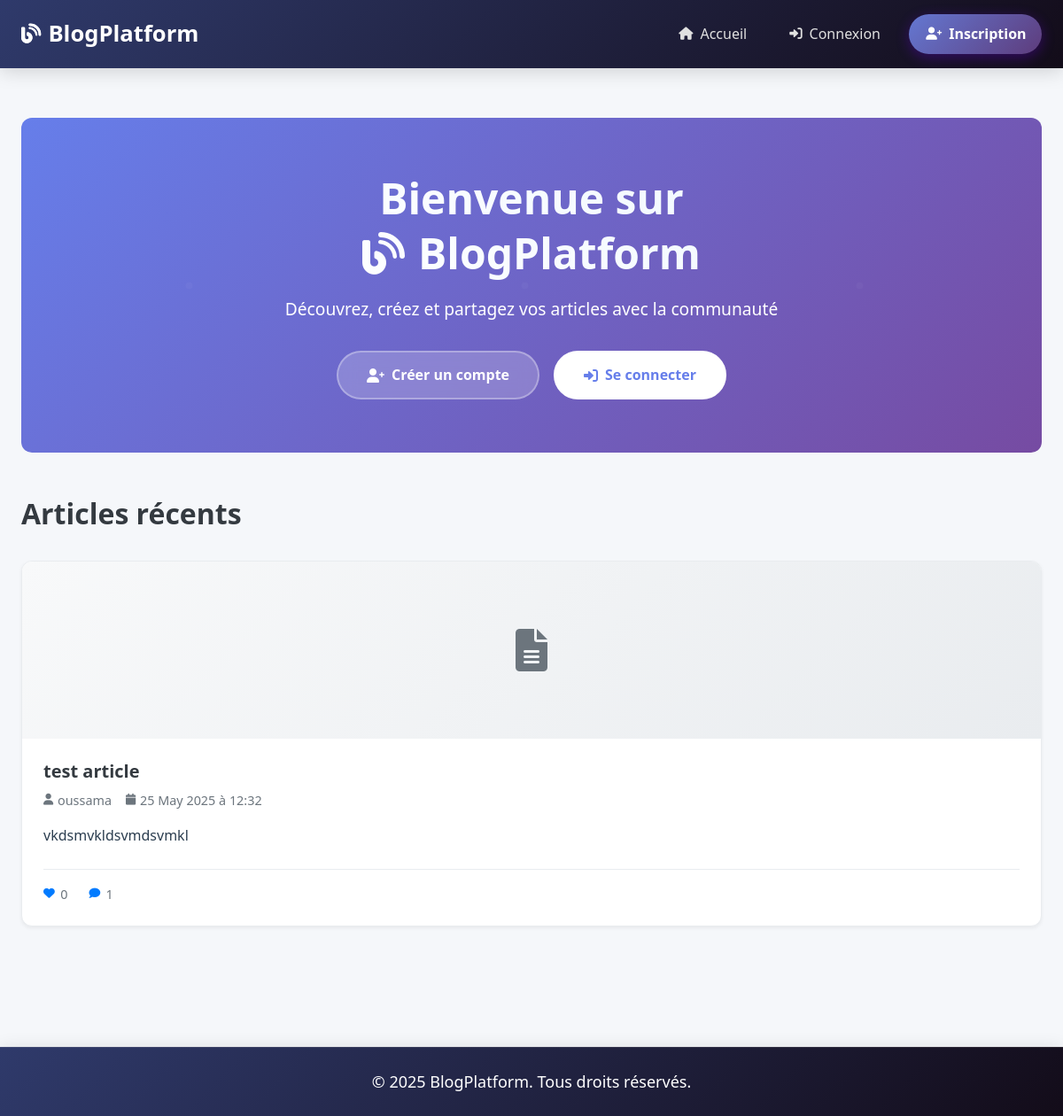
/, run on an earlier commit of the app's database.
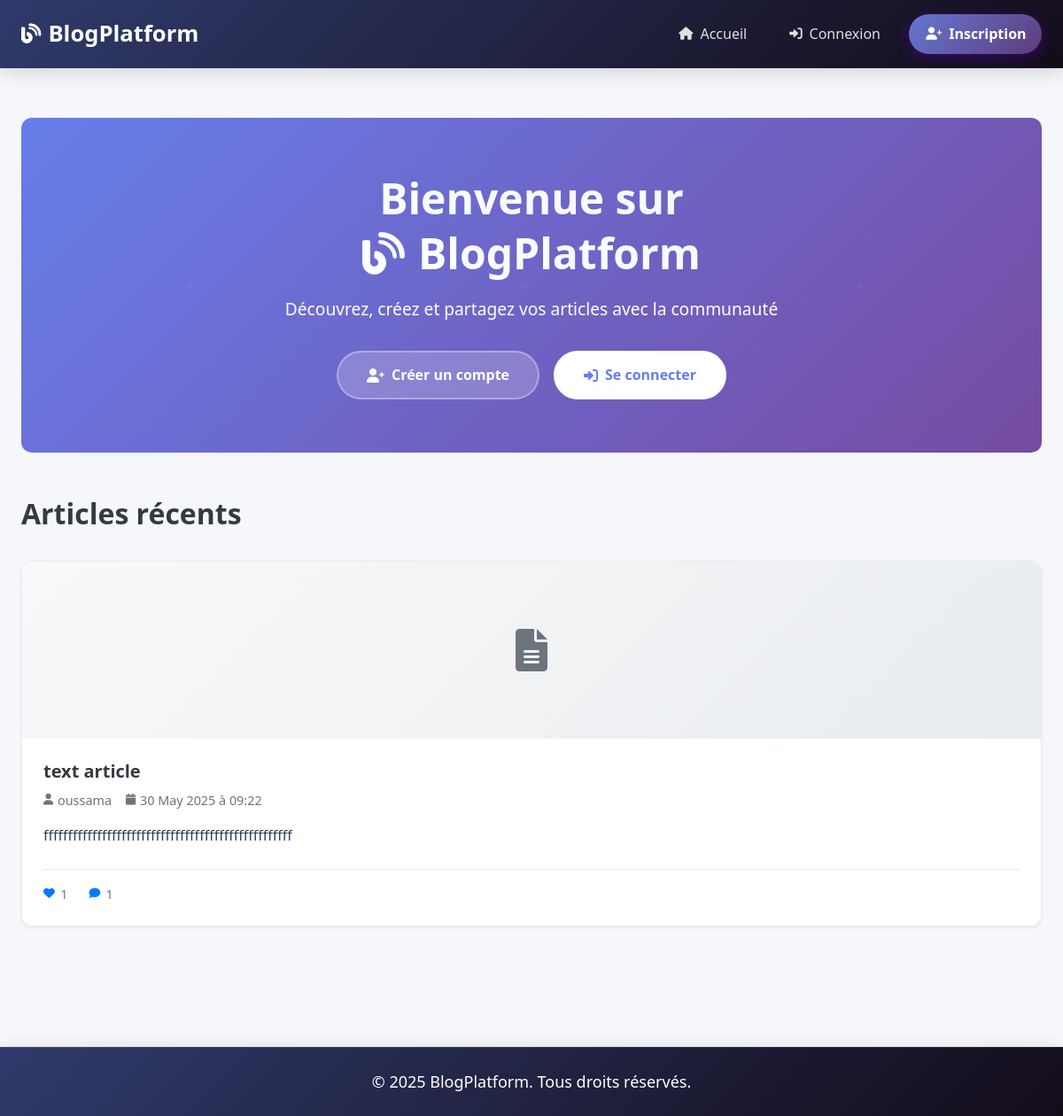
And on a later commit of the database.
### tables this page shows
CREATE TABLE articles (
                id INTEGER PRIMARY KEY AUTOINCREMENT,
                title TEXT NOT NULL,
                content TEXT NOT NULL,
                image_url TEXT,
                author_id INTEGER NOT NULL,
                created_at TIMESTAMP DEFAULT CURRENT_TIMESTAMP,
                updated_at TIMESTAMP DEFAULT CURRENT_TIMESTAMP,
                FOREIGN KEY (author_id) REFERENCES users (id)
            );

CREATE TABLE users (
                id INTEGER PRIMARY KEY AUTOINCREMENT,
                username TEXT UNIQUE NOT NULL,
                email TEXT UNIQUE NOT NULL,
                password_hash TEXT NOT NULL,
                created_at TIMESTAMP DEFAULT CURRENT_TIMESTAMP
            );

### main.py (the view)
@app.route("/")
def home():
    user = get_current_user()
    articles = db.get_all_articles()
    return render_template(
        "index.html",
        title="Accueil - Blog Platform",
        user=user,
        articles=articles
    )

### database.py (called while the page is built)
    def get_connection(self):
        conn = sqlite3.connect(self.db_path)
        conn.row_factory = sqlite3.Row
        return conn

    def get_all_articles(self, limit=50):
        conn = self.get_connection()
        cursor = conn.cursor()
        cursor.execute('''
            SELECT a.*, u.username as author_name,
                   (SELECT COUNT(*) FROM likes WHERE article_id = a.id) as likes_count,
                   (SELECT COUNT(*) FROM comments WHERE article_id = a.id) as comments_count
            FROM articles a
            JOIN users u ON a.author_id = u.id
            ORDER BY a.created_at DESC
            LIMIT ?
        ''', (limit,))
        articles = cursor.fetchall()
        conn.close()
        return [dict(article) for article in articles]

### main.py (called while the page is built)
@app.template_filter('format_date')
def format_date_filter(date_value):
    if isinstance(date_value, str):
        try:
            date_value = datetime.fromisoformat(date_value.replace('Z', '+00:00'))
        except ValueError:
            try:
                date_value = datetime.strptime(date_value, '%Y-%m-%d %H:%M:%S')
            except ValueError:
                return date_value  # Retourner tel quel si impossible à analyser
    if isinstance(date_value, datetime):
        return date_value.strftime('%d %B %Y à %H:%M')
    return str(date_value)  # Solution de secours vers représentation string

@app.template_filter('truncate')
def truncate_filter(text, length=100):
    if not text:
        return ""
    text = str(text)
    if len(text) <= length:
        return text
    return text[:length].rstrip() + "..."

def get_current_user():
    sid = request.cookies.get("session_id")
    return session_mgr.get_user(sid) if sid else None

### templates/index.html (shortened to what this page needs)
{% extends "base.html" %}
{% block styles %}
    <link rel="stylesheet" href="{{ url_for('static', filename='css/index.css') }}">
{% endblock %}
{% block content %}
<section class="hero-section">
    <div class="hero-content">
        <h1 class="hero-title"></i>Bienvenue sur
            <p><i class="fas fa-blog" style="margin-right: 15px;"></i>BlogPlatform</p>
        </h1>
        <p class="hero-subtitle">
            Découvrez, créez et partagez vos articles avec la communauté
        </p>
        {% if not user %}
        <div class="hero-actions">
            <a href="/register" class="hero-btn hero-btn-primary">
                <i class="fas fa-user-plus"></i> Créer un compte
            </a>
            <a href="/login" class="hero-btn hero-btn-secondary">
                <i class="fas fa-sign-in-alt"></i> Se connecter
            </a>
        </div>
        {% endif %}
    </div>
</section>
<section>
    <div class="articles-header">
        <h2 class="articles-title">Articles récents</h2>
    </div>
    {% if articles %}
    <div class="articles-grid">
        {% for a in articles %}
        <article class="article-card">
            <a href="/article/{{ a.id }}" class="article-link">
                {% if a.image_filename %}
                <img src="/static/{{ a.image_filename }}" alt="{{ a.title }}" class="article-image">
                {% else %}
                <div class="article-placeholder">
                    <i class="fas fa-file-alt"></i>
                </div>
                {% endif %}
                <div class="article-content">
                    <h3 class="article-title">{{ a.title }}</h3>
                    <div class="article-meta">
                        <div class="article-meta-item">
                            <i class="fas fa-user"></i>
                            <span>{{ a.author_name }}</span>
                        </div>
                        <div class="article-meta-item">
                            <i class="fas fa-calendar"></i>
                            <span>{{ a.created_at | format_date }}</span>
                        </div>
                    </div>
                    <p class="article-description">
                        {% if a.description %}
                        {{ a.description | truncate(150) }}
                        {% else %}
                        {{ a.content | truncate(150) }}
                        {% endif %}
                    </p>
                    <div class="article-stats">
                        <div class="article-stat">
                            <i class="fas fa-heart"></i>
                            <span>{{ a.likes_count }}</span>
                        </div>
                        <div class="article-stat">
                            <i class="fas fa-comment"></i>
                            <span>{{ a.comments_count }}</span>
                        </div>
                    </div>
                </div>
            </a>
        </article>
        {% endfor %}
    </div>
    {% endif %}
</section>
{% endblock %}

### templates/base.html (shortened to what this page needs)
<!DOCTYPE html>
<html lang="fr">
<head>
    <link rel="stylesheet" href="https://cdnjs.cloudflare.com/ajax/libs/font-awesome/6.0.0/css/all.min.css">
    <link rel="stylesheet" href="{{ url_for('static', filename='css/base.css') }}">
    <link rel="stylesheet" href="{{ url_for('static', filename='css/partials/navbar.css') }}">
    <link rel="stylesheet" href="{{ url_for('static', filename='css/partials/footer.css') }}">
    {% block styles %}{% endblock %}
</head>
<body>
    {% include "partials/navbar.html" %}
    <main class="main-content">
        {% block content %}{% endblock %}
    </main>
    {% include "partials/footer.html" %}
</body>
</html>

### templates/partials/navbar.html (shortened to what this page needs)
<header class="header">
    <nav class="navbar">
        <a href="/" class="logo">
            <i class="fas fa-blog"></i>BlogPlatform
        </a>
        <div class="nav-menu" id="navMenu">
            <a href="/" class="nav-link">
                <i class="fas fa-home"></i>Accueil
            </a>
            {% if user %}
            <a href="/create-article" class="nav-link">
                <i class="fas fa-plus"></i>Créer
            </a>
            <div class="nav-dropdown" id="userDropdown">
                <button class="nav-dropdown-btn">
                    <i class="fas fa-user-circle"></i>{{ user.username }}
                    <i class="fas fa-chevron-down"></i>
                </button>
                <div class="nav-dropdown-content">
                    <a href="/my-articles">
                        <i class="fas fa-newspaper"></i>Mes articles
                    </a>
                    <a href="/liked-articles">
                        <i class="fas fa-heart"></i>Articles aimés
                    </a>
                    <a href="/saved-articles">
                        <i class="fas fa-bookmark"></i>Sauvegardés
                    </a>
                    <hr>
                    <a href="/logout" class="logout-link">
                        <i class="fas fa-sign-out-alt"></i>Déconnexion
                    </a>
                </div>
            </div>
            {% else %}
            <a href="/login" class="nav-link">
                <i class="fas fa-sign-in-alt"></i>Connexion
            </a>
            <a href="/register" class="nav-link btn-primary">
                <i class="fas fa-user-plus"></i>Inscription
            </a>
            {% endif %}
        </div>
    </nav>
</header>

### templates/partials/footer.html
<footer class="footer">
    <p>&copy; 2025 BlogPlatform. Tous droits réservés.</p>
</footer>

### static/css/base.css (style rules this page uses)
:root { --primary-color: #007bff; --primary-dark: #0056b3; --primary-light: #66b3ff; --secondary-color: #6c757d; --success-color: #28a745; --danger-color: #dc3545; --warning-color: #ffc107; --info-color: #17a2b8; --light-color: #f8f9fa; --dark-color: #343a40; --background-color: #f5f7fa; --card-background: #ffffff; --text-color: #2c3e50; --text-muted: #6c757d; --border-color: #e9ecef; --shadow-sm: 0 2px 4px rgba(0, 0, 0, 0.06); --shadow-md: 0 4px 12px rgba(0, 0, 0, 0.1); --shadow-lg: 0 10px 25px rgba(0, 0, 0, 0.15); --border-radius: 8px; --border-radius-lg: 12px; --transition: all 0.3s cubic-bezier(0.4, 0, 0.2, 1); }
*, *::before, *::after { box-sizing: border-box; margin: 0; padding: 0; }
html { font-size: 16px; scroll-behavior: smooth; }
body { font-family: 'Segoe UI', Tahoma, Geneva, Verdana, sans-serif; background: var(--background-color); color: var(--text-color); line-height: 1.6; -webkit-font-smoothing: antialiased; -moz-osx-font-smoothing: grayscale; }
h1, h2, h3, h4, h5, h6 { font-weight: 600; line-height: 1.3; margin-bottom: 0.8rem; color: var(--dark-color); }
h1 { font-size: clamp(2rem, 5vw, 2.5rem); }
h2 { font-size: clamp(1.5rem, 4vw, 2rem); }
h3 { font-size: clamp(1.25rem, 3vw, 1.5rem); }
p { margin-bottom: 1rem; color: var(--text-color); }
a { color: var(--primary-color); text-decoration: none; transition: var(--transition); }
.main-content { max-width: 1200px; margin: 2rem auto; padding: clamp(0.5rem, 2vw, 1.5rem); min-height: calc(100vh - 200px); }
.btn-primary { background: linear-gradient(135deg, #667eea 0%, #764ba2 100%); color: white; box-shadow: var(--shadow-md); }
.footer { background: linear-gradient(135deg, #1a1a1a 0%, #2d2d2d 100%); color: #aaa; text-align: center; padding: 2rem 0; margin-top: 4rem; border-top: 1px solid rgba(255, 255, 255, 0.1); }
.footer p { margin: 0; font-size: 0.9rem; }

### static/css/partials/navbar.css (style rules this page uses)
.header { background: linear-gradient(135deg, #2f3a6b 0%, #130c19 100%); box-shadow: 0 4px 20px rgba(0, 0, 0, 0.15); position: sticky; top: 0; z-index: 1000; backdrop-filter: blur(10px); }
.navbar { display: flex; align-items: center; justify-content: space-between; max-width: 1200px; margin: 0 auto; padding: clamp(0.8rem, 2vw, 1rem) clamp(1rem, 2vw, 1.5rem); }
.logo { color: #fff; text-decoration: none; font-size: clamp(1.4rem, 3vw, 1.6rem); font-weight: 700; display: flex; align-items: center; transition: all 0.3s ease; background: white; -webkit-background-clip: text; -webkit-text-fill-color: transparent; background-clip: text; }
.logo i { margin-right: 0.5rem; background: white; -webkit-background-clip: text; -webkit-text-fill-color: transparent; font-size: 1.4rem; }
.nav-menu { display: flex; align-items: center; gap: 1rem; }
.nav-link { color: #e0e0e0; text-decoration: none; padding: clamp(0.5rem, 1vw, 0.6rem) 1rem; display: flex; align-items: center; border-radius: 8px; transition: all 0.3s ease; position: relative; font-weight: 500; }
.nav-link i { margin-right: 0.5rem; font-size: 0.9rem; }
.nav-link.btn-primary { color: #fff; padding: clamp(0.5rem, 1vw, 0.6rem) 1.2rem; border-radius: 25px; font-weight: 600; max-width: 150px; background: linear-gradient(135deg, #6478d2 0%, #5e3c7c 100%); color: #fff; box-shadow: 0 4px 15px rgba(119, 0, 255, 0.3); transition: background 0.4s ease, box-shadow 0.4s ease, transform 0.3s ease; }

### static/css/partials/footer.css (style rules this page uses)
.footer { background: linear-gradient(135deg, #2f3a6b 0%, #130c19 100%); box-shadow: 0 4px 20px rgba(0, 0, 0, 0.15); text-align: center; padding: 1.5rem 0; color: white; }
.footer p { color: white; font-size: 18px; }

What changed in the data, as far as the page shows it:
removed articles: title "test article", author_name "oussama", created_at "25 May 2025 à 12:32", content "vkdsmvkldsvmdsvmkl", likes_count "0", comments_count "1"
added articles: title "text article", author_name "oussama", created_at "30 May 2025 à 09:22", content "fffffffffffffffffffffffffffffffffffffffffffffffffff", likes_count "1", comments_count "1"
